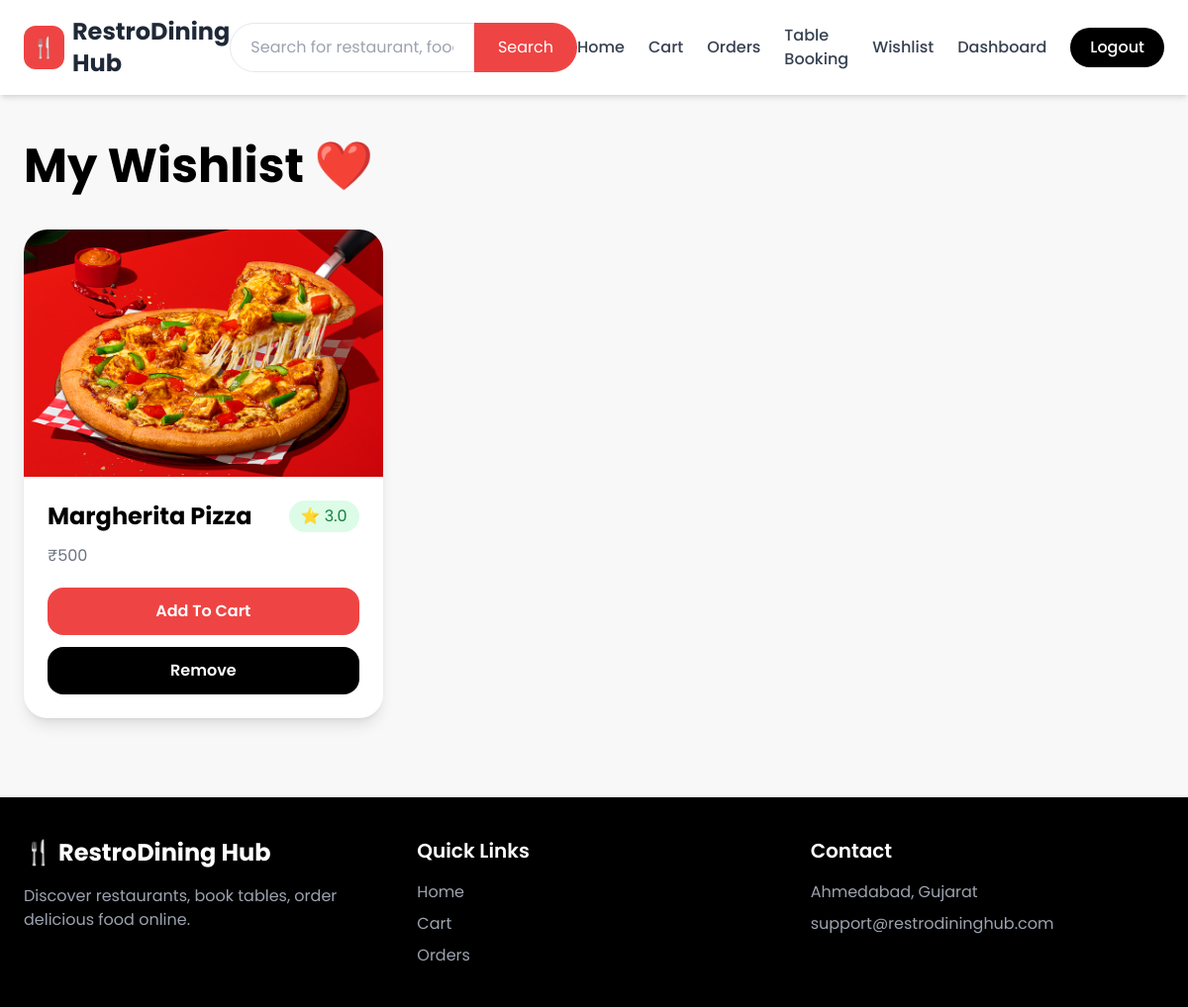
Screenshot of /wishlist/ (signed in) with the database file from the repository.
### restaurant/models.py (models this page shows, shortened)
class Wishlist(models.Model):
    user = models.ForeignKey(User, on_delete=models.CASCADE)
    item = models.ForeignKey(Menu, on_delete=models.CASCADE)

class Menu(models.Model):
    restaurant = models.ForeignKey('Restaurant', on_delete=models.CASCADE)
    name = models.CharField(max_length=100)
    category = models.ForeignKey(Category, on_delete=models.CASCADE)
    price = models.IntegerField()
    is_veg = models.BooleanField(default=True)
    available = models.BooleanField(default=True)
    offer = models.CharField(max_length=100, blank=True, null=True)
    rating = models.FloatField(default=4.0)
    delivery_time = models.CharField(max_length=50, default="30 mins")
    description = models.TextField()
    image = models.ImageField(upload_to='menu_images/')
    created_at = models.DateTimeField(auto_now_add=True)

### restaurant/views.py (the view)
# urls.py: path('wishlist/', views.wishlist, name='wishlist'),
@login_required
def wishlist(request):
    return render(request, 'wishlist.html', {
        'wishlist_items': Wishlist.objects.filter(user=request.user)
    })

### templates/wishlist.html
{% extends 'base.html' %}
{% block content %}
<div class="max-w-7xl mx-auto px-6 mt-12 mb-20">
    <h1 class="text-5xl font-bold mb-10">
        My Wishlist ❤️
    </h1>
    <div class="grid md:grid-cols-3 gap-8">
        {% for wish in wishlist_items %}
        <div class="bg-white rounded-3xl overflow-hidden shadow-lg">
            <img
            src="{{ wish.item.image.url }}"
            class="w-full h-[250px] object-cover">
            <div class="p-6">
                <div class="flex justify-between items-center">
                    <h2 class="text-2xl font-bold">
                        {{ wish.item.name }}
                    </h2>
                    <span class="bg-green-100 text-green-700 px-3 py-1 rounded-full">
                        ⭐ {{ wish.item.rating }}
                    </span>
                </div>
                <p class="text-gray-500 mt-3">
                    ₹{{ wish.item.price }}
                </p>
                <a href="/add-to-cart/{{ wish.item.id }}/"
                   class="block text-center bg-red-500 hover:bg-red-600 text-white py-3 rounded-2xl mt-5 font-semibold">
                    Add To Cart
                </a>
                <a href="/wishlist/remove/{{ wish.id }}/"
                   class="block text-center bg-black hover:bg-gray-800 text-white py-3 rounded-2xl mt-3 font-semibold">
                    Remove
                </a>
            </div>
        </div>
        {% empty %}
        <div class="col-span-3 text-center">
            <h2 class="text-3xl font-bold text-gray-500">
                Wishlist Empty 😔
            </h2>
        </div>
        {% endfor %}
    </div>
</div>
{% endblock %}

### templates/base.html (style rules this page uses)
* { font-family: 'Poppins', sans-serif; }
body { background: #f8f8f8; }

### rows the page displays
Wishlist: item.image (picture), item.name "Margherita Pizza", item.rating "3.0", item.price "500"
